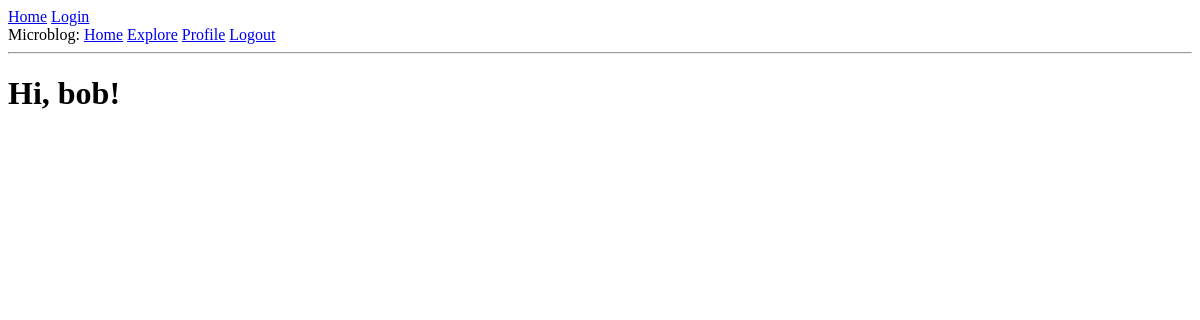
The page /explore (signed in) on the database as committed earlier.
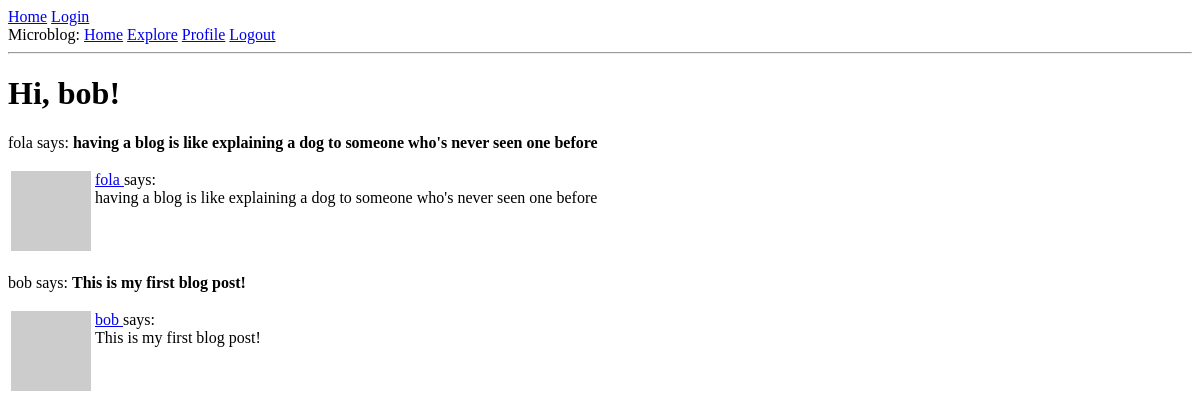
The same page on the database as committed later.
### app/models.py (models this page shows, shortened)
class User(UserMixin, db.Model):
    id: so.Mapped[int] = so.mapped_column(primary_key=True)
    username: so.Mapped[str] = so.mapped_column(sa.String(64), index=True, unique=True)
    email: so.Mapped[str] = so.mapped_column(sa.String(120), index=True, unique=True)
    password_hash: so.Mapped[Optional[str]] = so.mapped_column(sa.String(256))
    posts: so.WriteOnlyMapped['Post'] = so.relationship(back_populates='author')
    about_me: so.Mapped[Optional[str]] = so.mapped_column(sa.String(140))
    last_seen: so.Mapped[Optional[datetime]] = so.mapped_column(default=lambda: datetime.now(timezone.utc))
    def avatar(self, size):
        digest = md5(self.email.lower().encode('utf-8')).hexdigest()
        return f'https://www.gravatar.com/avatar/{digest}?d=identicon&s={size}'
    following: so.WriteOnlyMapped['User'] = so.relationship(secondary=followers,
                                                            primaryjoin=(followers.c.follower_id == id),
                                                            secondaryjoin=(followers.c.followed_id == id),
                                                            back_populates='followers')
    followers: so.WriteOnlyMapped['User'] = so.relationship(secondary=followers,
                                                            primaryjoin=(followers.c.followed_id == id),
                                                            secondaryjoin=(followers.c.follower_id == id),
                                                            back_populates='following')

class Post(db.Model):
    id: so.Mapped[int] = so.mapped_column(primary_key=True)
    body: so.Mapped[str] = so.mapped_column(sa.String(140))
    timestamp: so.Mapped[datetime] = so.mapped_column(index=True, default=lambda: datetime.now(timezone.utc))
    user_id: so.Mapped[int] = so.mapped_column(sa.ForeignKey(User.id), index=True)
    author: so.Mapped[User] = so.relationship(back_populates='posts')

### app/routes.py (the view)
@app.route('/explore')
@login_required
def explore():
    query = sa.select(Post).order_by(Post.timestamp.desc())
    posts = db.session.scalars(query).all()
    return render_template('index.html', title='Explore', posts=posts)

### app/models.py (called while the page is built)
@login.user_loader
def load_user(id):
    return db.session.get(User, int(id))

### app/routes.py (called while the page is built)
@app.before_request
def before_request():
    if current_user.is_authenticated:
        current_user.last_seen = datetime.now(timezone.utc)
        db.session.commit()

### app/templates/index.html (shortened to what this page needs)
{% extends "base.html" %}
{% block content %}
    <h1>Hi, {{current_user.username}}!</h1>
    {% for post in posts %}
    <p>{{post.author.username}} says: <b>{{post.body}}</b></p>
    {% include '_post.html' %}
    {% endfor %}
{% endblock %}

### app/templates/base.html (shortened to what this page needs)
<!DOCTYPE html>
<html lang="en">
<head>
</head>
<body>
    <div>
        <a href="{{ url_for('index') }}">Home</a>
        <a href="{{ url_for('login') }}">Login</a>
    </div>
    <div>
        Microblog:
        <a href="{{ url_for('index')}}">Home</a>
        <a href="{{url_for('explore')}}">Explore</a>
        {% if current_user.is_anonymous %}
        <a href="{{url_for('login')}}">Login</a>
        {% else %}
        <a href="{{url_for('user', username=current_user.username)}}">Profile</a>
        <a href="{{url_for('logout')}}">Logout</a>
        {% endif %}
    </div>
    <hr>
    {% block content %} {% endblock %}
</body>
</html>

### app/templates/_post.html
<table>
    <tr valign="top">
        <td><img src="{{ post.author.avatar(36) }}"></td>
        <td>
            <a href="{{ url_for('user', username=post.author.username) }}">
                {{ post.author.username}}
            </a> says:<br>{{ post.body }}</td>
    </tr>
</table>

Rows that differ between the two databases and show on the page:
added Post: author.username "fola", body "having a blog is like explaining a dog to someone who's never seen one before"
added Post: author.username "bob", body "This is my first blog post!"
